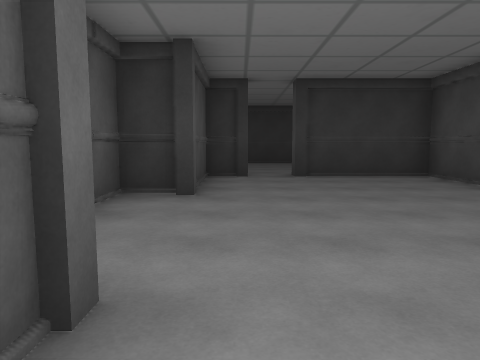
View 1 (above)

18 first-person views from a walk through a 3-D level made in the Unity game engine. The camera is 1.4 m above the floor, tilts 6° down and sees 70° across. Doors are open. The floor is counted in squares, 2 m on a side. Each view is taken from the middle of a square. On the plan, view 1 faces up. The plan holds only what a view shows up to about 11 squares ahead; the rest is blank. The place goes on beyond the plan.

View 2
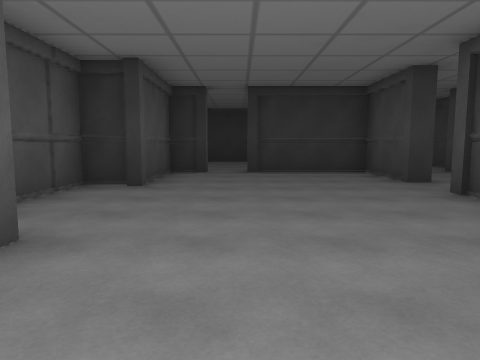

View 3
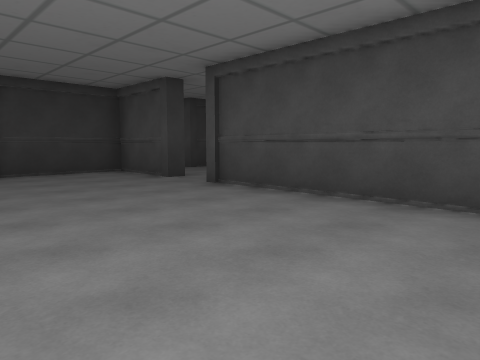

View 4
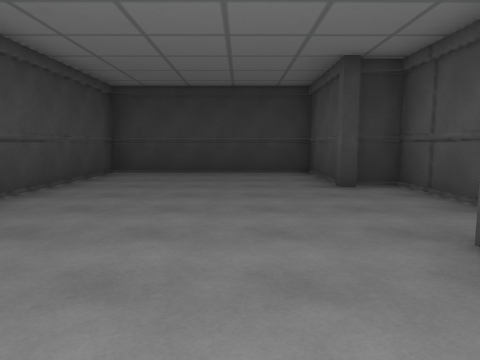

View 5
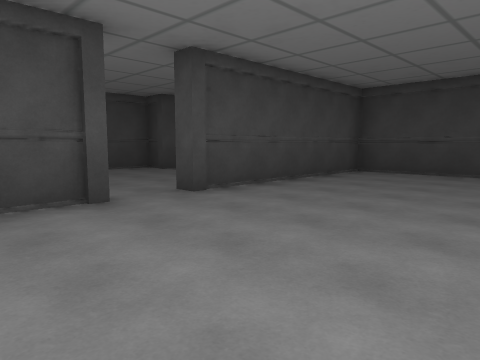

View 6
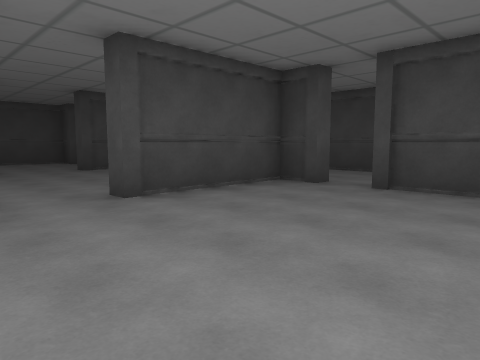

View 7
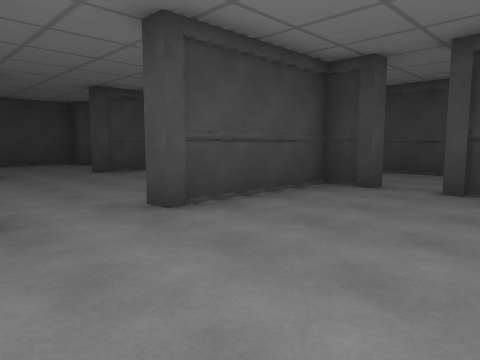

View 8
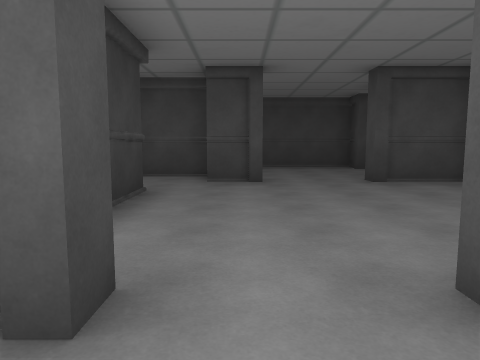

View 9
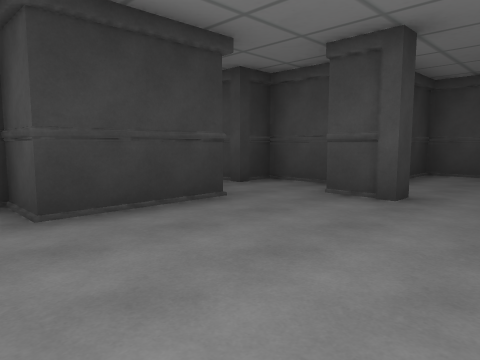

View 10
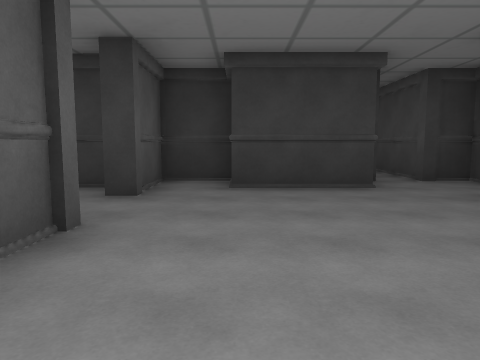

View 11
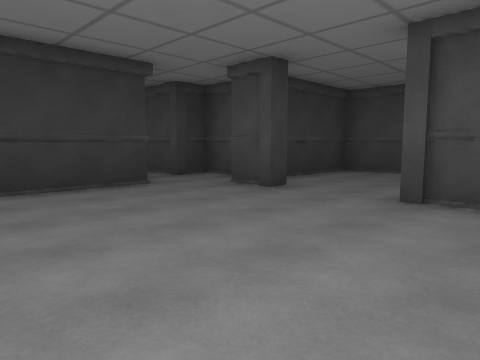

View 12
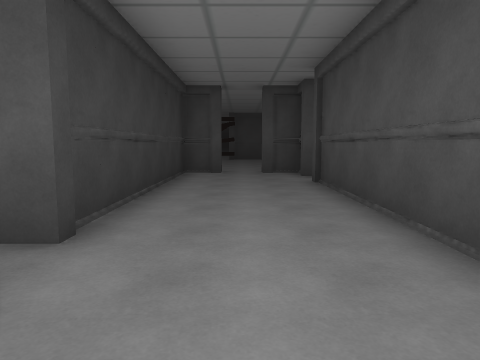

View 13
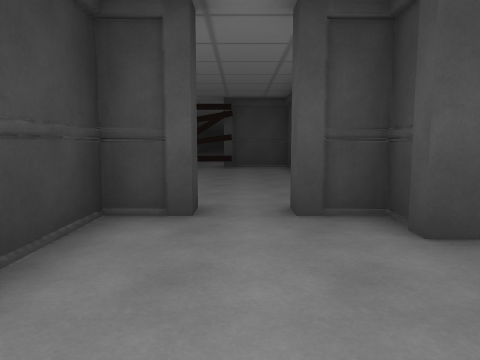

View 14
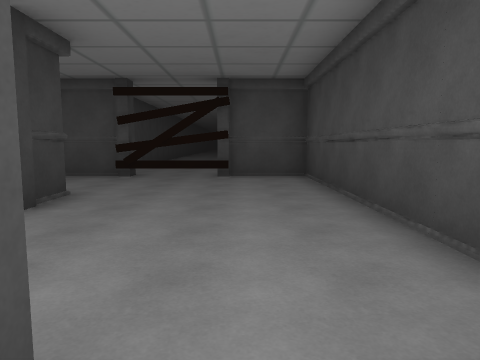

View 15
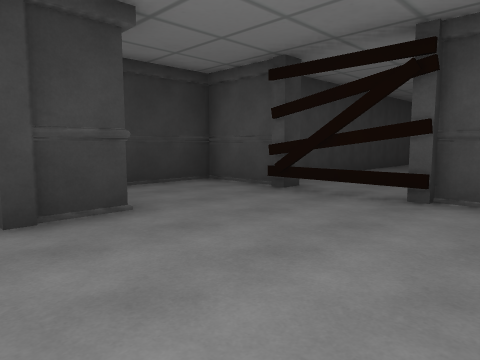

View 16
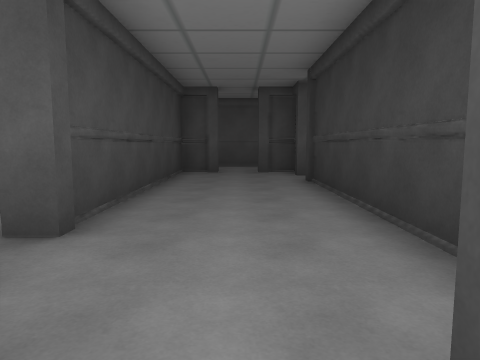

View 17
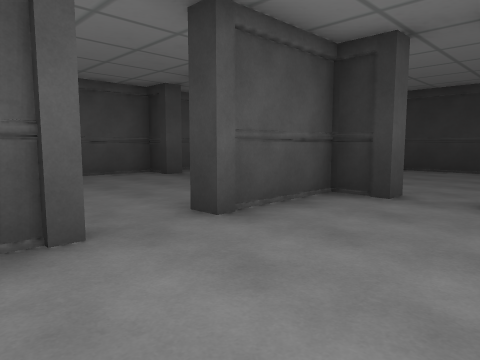

View 18
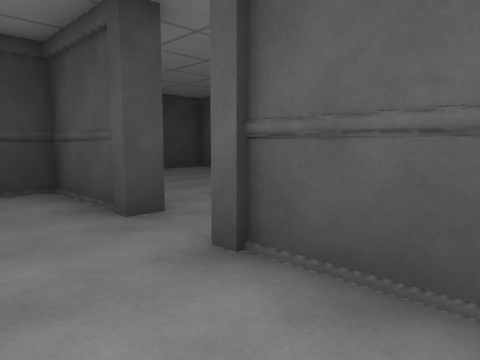

### Floor plan
Ten units are one square. View 1 is at (0, 0); x grows to the right and y downward. Boxes are objects, and circles mark ways between rooms. Rooms are numbered by the first view taken in them; rooms with no view inside come last. Other rooms are left out.
<svg viewBox="-23 -100 248 125">
<path fill="none" stroke="#000" d="M-7 -15 -7 15 41 15 41 -39 44 -39M-9 -49 -18 -49 -18 -11 -10 -11M44 -52 41 -52 41 -75 12 -75M2 -75 -7 -75 -7 -46M44 -39 44 -16 74 -16M64 -14 64 -4M84 -14 84 -16 92 -16 92 -50 95 -50M95 -66 91 -66M53 -75 44 -75 44 -52M89 -75 63 -75M95 -50 95 -40M132 -75 109 -75 109 -85 95 -85 95 -66M148 -56 144 -56 144 -66M144 -18 144 -35M74 -14 64 -14M135 19 135 15 144 15 144 6M64 5 64 15 125 15 125 19M144 -14 84 -14M148 -5 144 -5M44 -6 44 7M188 -24 176 -24M214 -14 214 -27M216 -26 216 -44 196 -44M218 -24 213 -24M160 15 216 15 216 -3M144 6 148 6M144 -35 148 -35M176 -24 176 -27M185 -27 185 -66 159 -66M154 -66 154 -85 144 -85 144 -95"/>
<rect x="205" y="-15" width="10" height="10" fill="#bbb"><title>other object</title></rect>
<circle cx="40" cy="-45" r="3" fill="#2a7"/>
<circle cx="90" cy="-55" r="3" fill="#2a7"/>
<circle cx="80" cy="-10" r="3" fill="#2a7"/>
<circle cx="140" cy="-45" r="3" fill="#2a7"/>
<circle cx="140" cy="0" r="3" fill="#2a7"/>
<circle cx="170" cy="-30" r="3" fill="#2a7"/>
<text x="10" y="-30">1</text>
<text x="70" y="-40">2</text>
<text x="120" y="-50">3</text>
<text x="100" y="10">4</text>
<text x="190" y="-10">5</text>
<text x="160" y="-50">6</text>
<text x="140" y="-80">7</text>
</svg>
Room 1 opens to room 2. Room 2 opens to room 3. Room 2 opens to room 4. Room 3 opens to room 6. Room 4 opens to room 5. Room 5 opens to room 6.

Where each view was taken, in squares from view 1:
view 1: 0 up, 0 right, facing up
view 2: 1 down, 1 right, facing up
view 3: 1 down, 0 right, facing up-right
view 4: 7 up, 1 right, facing down
view 5: 7 up, 0 right, facing down-right
view 6: 7 up, 5 right, facing down-right
view 7: 7 up, 6 right, facing down-right
view 8: 6 up, 8 right, facing right
view 9: 4 up, 10 right, facing up-right
view 10: 2 up, 11 right, facing up
view 11: 2 up, 10 right, facing up-right
view 12: 0 up, 6 right, facing right
view 13: 0 up, 11 right, facing right
view 14: 0 up, 14 right, facing right
view 15: 1 down, 17 right, facing up-right
view 16: 0 up, 15 right, facing left
view 17: 3 up, 7 right, facing up-left
view 18: 7 up, 6 right, facing down-left
